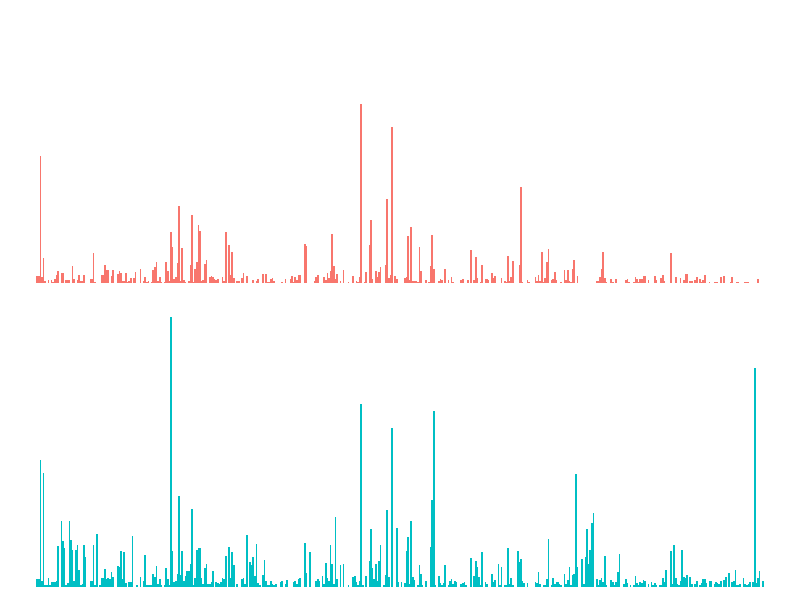

Source code (R):
library(ggplot2)
data22nov2016 = read.csv(file="rust-ff48-deletions-insertions.csv", 
    stringsAsFactors=F)

p = ggplot(data=data22nov2016, aes(x=commit, y=number_of_lines, fill = type))+ #must not be fill=I(type) unless type is hex colours
    geom_bar(stat="identity", width = 1)+
    facet_wrap(~type, ncol = 1)+ 
    theme_void()+ 
    theme(legend.position = 'none')+ 
    theme(strip.background = element_blank(),strip.text.x = element_blank())#\+ #turn off facet labels
    scale_fill_manual(values=c("red", "green")) #hardcode colours to red and green

ggsave("rust-mp4-ff48-sorted-commits-insertion-deletion.png", 
       p, width = 29.1666666667, 
       height = 25, dpi = 72, limitsize = FALSE, bg = "transparent") #2100x1800 for zazzle
